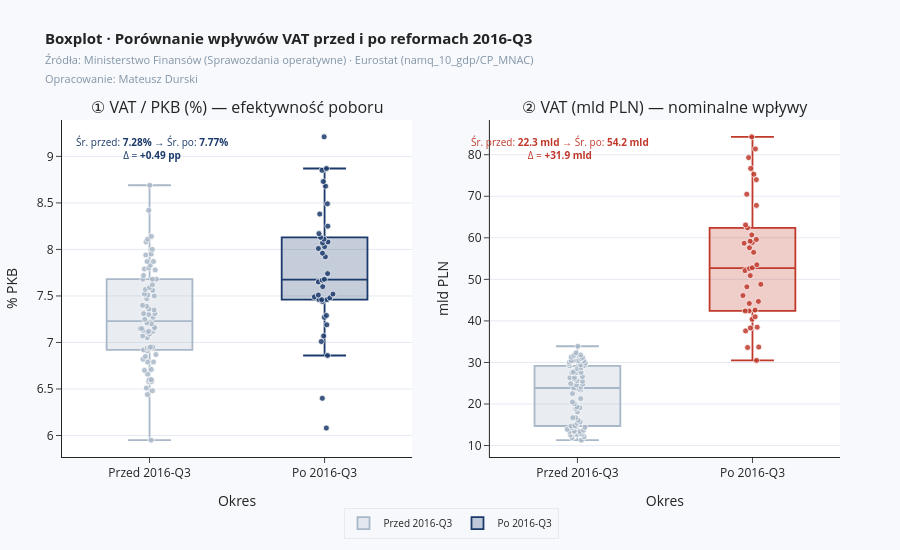

Here is the notebook cell this chart was saved with:
### Code cell
# ── SEKCJA 2: BOXPLOT z podziałem przed i po reformach (dane kwartalne) ──────────────────────

# ── DANE — bez round(), oryginalne wartości z df ─────────────────────────────
vat_pkb_przed = df.loc[df.index <= '2016Q2', 'vat_pkb_pct'].tolist()
vat_pkb_po    = df.loc[df.index >= '2016Q3', 'vat_pkb_pct'].tolist()
vat_mld_przed = df.loc[df.index <= '2016Q2', 'vat_mld'].tolist()
vat_mld_po    = df.loc[df.index >= '2016Q3', 'vat_mld'].tolist()

# ── KOLORY — spójne z EDA ─────────────────────────────────────────────────────
SZARY_PRZED = '#A9B8C8'
CZERWONY    = '#C0392B'
NIEBIESKI   = '#1B3A6B'
SZARY_GRID  = '#E4EAF2'
BG          = '#F7F9FC'

# ── FIGURA ────────────────────────────────────────────────────────────────────
box = make_subplots(
    rows=1, cols=2,
    subplot_titles=(
        '① VAT / PKB (%) — efektywność poboru',
        '② VAT (mld PLN) — nominalne wpływy',
    ), vertical_spacing=0.01
)

# ── HELPER ────────────────────────────────────────────────────────────────────
def dodaj_box(fig, row, col, dane, nazwa, kolor, fill_alpha,
              showlegend, legendgroup, decimals=2):
    r, g, b = int(kolor[1:3], 16), int(kolor[3:5], 16), int(kolor[5:7], 16)
    fig.add_trace(go.Box(
        y=[round(v, decimals) for v in dane],   # zaokrąglenie tylko dla wykresu
        name=nazwa,
        marker=dict(
            color=kolor,
            size=6,
            line=dict(color='white', width=0.8),
            opacity=0.85,
        ),
        line=dict(color=kolor, width=1.8),
        fillcolor=f'rgba({r},{g},{b},{fill_alpha})',
        boxpoints='all',
        jitter=0.25,
        pointpos=0,
        legendgroup=legendgroup,
        showlegend=showlegend,
        hovertemplate=f'<b>{nazwa}</b><br>Wartość: %{{y:.{decimals}f}}<extra></extra>',
    ), row=row, col=col)


# ── PANEL 1: VAT/PKB ─────────────────────────────────────────────────────────
dodaj_box(box, 1, 1, vat_pkb_przed,
          nazwa='Przed 2016-Q3', kolor=SZARY_PRZED, fill_alpha=0.25,
          showlegend=True, legendgroup='przed', decimals=2)

dodaj_box(box, 1, 1, vat_pkb_po,
          nazwa='Po 2016-Q3', kolor=NIEBIESKI, fill_alpha=0.25,
          showlegend=True, legendgroup='po', decimals=2)

# ── PANEL 2: VAT mld ─────────────────────────────────────────────────────────
dodaj_box(box, 1, 2, vat_mld_przed,
          nazwa='Przed 2016-Q3', kolor=SZARY_PRZED, fill_alpha=0.25,
          showlegend=False, legendgroup='przed', decimals=1)

dodaj_box(box, 1, 2, vat_mld_po,
          nazwa='Po 2016-Q3', kolor=CZERWONY, fill_alpha=0.25,
          showlegend=False, legendgroup='po', decimals=1)

# ── ADNOTACJE — różnica średnich ──────────────────────────────────────────────
sr_pkb_przed = np.mean(vat_pkb_przed)
sr_pkb_po    = np.mean(vat_pkb_po)
sr_mld_przed = np.mean(vat_mld_przed)
sr_mld_po    = np.mean(vat_mld_po)

# ── LAYOUT ───────────────────────────────────────────────────────────────────
box.update_layout(
    title=dict(
        text=(
            '<b>Boxplot · Porównanie wpływów VAT przed i po reformach 2016-Q3</b><br>'
            '<span style="font-size:11px;color:#8395A7">'
            'Źródła: Ministerstwo Finansów (Sprawozdania operatywne) · '
            'Eurostat (namq_10_gdp/CP_MNAC)<br>'
            'Opracowanie: Mateusz Durski'
            '</span>'
        ),
        x=0.05, y=0.92,
        xanchor='left',
        font=dict(size=15),
    ),

    height=550,
    paper_bgcolor=BG,
    template='simple_white',

    showlegend=True,

    legend=dict(
        orientation='h',
        y=-0.15,
        x=0.5,
        xanchor='center',
        font=dict(size=10),
        bgcolor='rgba(247,249,252,0.9)',
        bordercolor=SZARY_GRID,
        borderwidth=1,
    ),

    margin=dict(
        t=120,
        b=80,
        l=60,
        r=60,
    ),
)

box.add_annotation(
    x=0.015,
    y=0.96,
    xref='paper',
    yref='paper',
    showarrow=False,
    align='center',
    font=dict(size=10, color=NIEBIESKI),
    text=(
        f'Śr. przed: <b>{sr_pkb_przed:.2f}%</b> → '
        f'Śr. po: <b>{sr_pkb_po:.2f}%</b><br>'
        f'Δ = <b>{sr_pkb_po - sr_pkb_przed:+.2f} pp</b>'
    )
)

box.add_annotation(
    x=0.64,
    y=0.96,
    xref='paper',
    yref='paper',
    showarrow=False,
    align='center',
    font=dict(size=10, color=CZERWONY),
    text=(
        f'Śr. przed: <b>{sr_mld_przed:.1f} mld</b> → '
        f'Śr. po: <b>{sr_mld_po:.1f} mld</b><br>'
        f'Δ = <b>{sr_mld_po - sr_mld_przed:+.1f} mld</b>'
    )
)

# ── OSIE ─────────────────────────────────────────────────────────────────────
box.update_yaxes(title_text='% PKB',   showgrid=True,
                 gridcolor=SZARY_GRID, row=1, col=1)
box.update_yaxes(title_text='mld PLN', showgrid=True,
                 gridcolor=SZARY_GRID, row=1, col=2)
box.update_xaxes(title_text='Okres', row=1, col=1)
box.update_xaxes(title_text='Okres', row=1, col=2)

# ── EXPORT ───────────────────────────────────────────────────────────────────
file_path = OUT_DIR / "boxplot.html"

box.write_html(
    file_path,
    include_plotlyjs="cdn",
)

print(f"✅ Zapisano: {file_path}")

box.show()

### Figure 1 — Plotly figure (JSON) as saved in the notebook; plotly's stock layout.template omitted (floating-point values rounded to 4 significant figures)
{"data": [{"boxpoints": "all", "fillcolor": "rgba(169,184,200,0.25)", "hovertemplate": "<b>Przed 2016-Q3</b><br>Wartość: %{y:.2f}<extra></extra>", "jitter": 0.25, "legendgroup": "przed", "line": {"color": "#A9B8C8", "width": 1.8}, "marker": {"color": "#A9B8C8", "line": {"color": "white", "width": 0.8}, "opacity": 0.85, "size": 6}, "name": "Przed 2016-Q3", "pointpos": 0, "showlegend": true, "type": "box", "xaxis": "x", "y": [7.12, 7.21, 7.09, 7.52, 7.11, 6.82, 6.7, 6.94, 6.51, 6.48, 6.71, 7.2, 6.6, 7.62, 6.79, 7.15, 6.94, 6.85, 6.91, 7.68, 7.12, 5.95, 6.66, 6.87, 7.79, 7.31, 7.68, 7.59, 7.8, 7.78, 7.83, 8.08, 8.42, 8.14, 7.94, 7.95, 8.69, 8.11, 7.68, 7.13, 7.36, 6.95, 7.39, 7.27, 7.56, 7.35, 7.57, 7.5, 8, 7.87, 7.72, 7.4, 7.87, 7.07, 7.16, 7.51, 6.6, 6.79, 7.15, 7.15, 7.31, 7.47, 7.05, 7.25, 6.44, 6.58, 6.92, 7.3, 6.58, 6.95], "yaxis": "y"}, {"boxpoints": "all", "fillcolor": "rgba(27,58,107,0.25)", "hovertemplate": "<b>Po 2016-Q3</b><br>Wartość: %{y:.2f}<extra></extra>", "jitter": 0.25, "legendgroup": "po", "line": {"color": "#1B3A6B", "width": 1.8}, "marker": {"color": "#1B3A6B", "line": {"color": "white", "width": 0.8}, "opacity": 0.85, "size": 6}, "name": "Po 2016-Q3", "pointpos": 0, "showlegend": true, "type": "box", "xaxis": "x", "y": [7.19, 6.4, 8.68, 7.6, 7.65, 7.51, 8.17, 7.74, 7.46, 9.21, 7.52, 7.67, 7.96, 8.13, 7.46, 6.08, 8.85, 8.73, 7.68, 8.08, 8.38, 8.25, 8.03, 6.86, 7.44, 7.46, 7.07, 7.01, 7.29, 7.27, 8.49, 7.49, 8.01, 7.48, 8.87, 7.92, 8.07, 8.11], "yaxis": "y"}, {"boxpoints": "all", "fillcolor": "rgba(169,184,200,0.25)", "hovertemplate": "<b>Przed 2016-Q3</b><br>Wartość: %{y:.1f}<extra></extra>", "jitter": 0.25, "legendgroup": "przed", "line": {"color": "#A9B8C8", "width": 1.8}, "marker": {"color": "#A9B8C8", "line": {"color": "white", "width": 0.8}, "opacity": 0.85, "size": 6}, "name": "Przed 2016-Q3", "pointpos": 0, "showlegend": false, "type": "box", "xaxis": "x2", "y": [11.3, 11.9, 12.1, 13.5, 12.9, 12.7, 12.7, 13.4, 12.6, 12.7, 13.3, 14.3, 13.4, 15.4, 13.9, 14.7, 14.4, 14.5, 14.8, 16.7, 16.1, 13.7, 15.7, 16.7, 18.9, 18.1, 19.3, 19.1, 20.1, 20.5, 21.3, 22.5, 24.1, 23.9, 23.8, 24.6, 27.5, 26, 24.9, 23.4, 24.8, 23.6, 25.6, 25.5, 26.4, 26.3, 27.5, 27.6, 30.4, 30.4, 30.4, 29.7, 31.7, 28.7, 29.2, 30.4, 26.6, 27.7, 29.3, 29.9, 30.9, 31.8, 30.4, 31.2, 28.5, 29.4, 31.3, 33.9, 30.1, 32.3], "yaxis": "y2"}, {"boxpoints": "all", "fillcolor": "rgba(192,57,43,0.25)", "hovertemplate": "<b>Po 2016-Q3</b><br>Wartość: %{y:.1f}<extra></extra>", "jitter": 0.25, "legendgroup": "po", "line": {"color": "#C0392B", "width": 1.8}, "marker": {"color": "#C0392B", "line": {"color": "white", "width": 0.8}, "opacity": 0.85, "size": 6}, "name": "Po 2016-Q3", "pointpos": 0, "showlegend": false, "type": "box", "xaxis": "x2", "y": [33.6, 30.5, 42.4, 37.6, 38.5, 38.3, 42.6, 41, 40.4, 50.9, 42.4, 44.2, 46.1, 48.2, 44.7, 33.7, 52.6, 53.5, 48.8, 52.8, 56.5, 57.6, 58.7, 52.1, 58.9, 60.7, 59.2, 59.6, 62.4, 63.1, 75.3, 67.8, 74, 70.5, 84.3, 76.7, 79.3, 81.4], "yaxis": "y2"}], "layout": {"annotations": [{"font": {"size": 16}, "showarrow": false, "text": "① VAT / PKB (%) — efektywność poboru", "x": 0.225, "xanchor": "center", "xref": "paper", "y": 1, "yanchor": "bottom", "yref": "paper"}, {"font": {"size": 16}, "showarrow": false, "text": "② VAT (mld PLN) — nominalne wpływy", "x": 0.775, "xanchor": "center", "xref": "paper", "y": 1, "yanchor": "bottom", "yref": "paper"}, {"align": "center", "font": {"color": "#1B3A6B", "size": 10}, "showarrow": false, "text": "Śr. przed: <b>7.28%</b> → Śr. po: <b>7.77%</b><br>Δ = <b>+0.49 pp</b>", "x": 0.015, "xref": "paper", "y": 0.96, "yref": "paper"}, {"align": "center", "font": {"color": "#C0392B", "size": 10}, "showarrow": false, "text": "Śr. przed: <b>22.3 mld</b> → Śr. po: <b>54.2 mld</b><br>Δ = <b>+31.9 mld</b>", "x": 0.64, "xref": "paper", "y": 0.96, "yref": "paper"}], "height": 550, "legend": {"bgcolor": "rgba(247,249,252,0.9)", "bordercolor": "#E4EAF2", "borderwidth": 1, "font": {"size": 10}, "orientation": "h", "x": 0.5, "xanchor": "center", "y": -0.15}, "margin": {"b": 80, "l": 60, "r": 60, "t": 120}, "paper_bgcolor": "#F7F9FC", "showlegend": true, "title": {"font": {"size": 15}, "text": "<b>Boxplot · Porównanie wpływów VAT przed i po reformach 2016-Q3</b><br><span style=\"font-size:11px;color:#8395A7\">Źródła: Ministerstwo Finansów (Sprawozdania operatywne) · Eurostat (namq_10_gdp/CP_MNAC)<br>Opracowanie: Mateusz Durski</span>", "x": 0.05, "xanchor": "left", "y": 0.92}, "xaxis": {"anchor": "y", "domain": [0, 0.45], "title": {"text": "Okres"}}, "xaxis2": {"anchor": "y2", "domain": [0.55, 1], "title": {"text": "Okres"}}, "yaxis": {"anchor": "x", "domain": [0, 1], "gridcolor": "#E4EAF2", "showgrid": true, "title": {"text": "% PKB"}}, "yaxis2": {"anchor": "x2", "domain": [0, 1], "gridcolor": "#E4EAF2", "showgrid": true, "title": {"text": "mld PLN"}}}}
